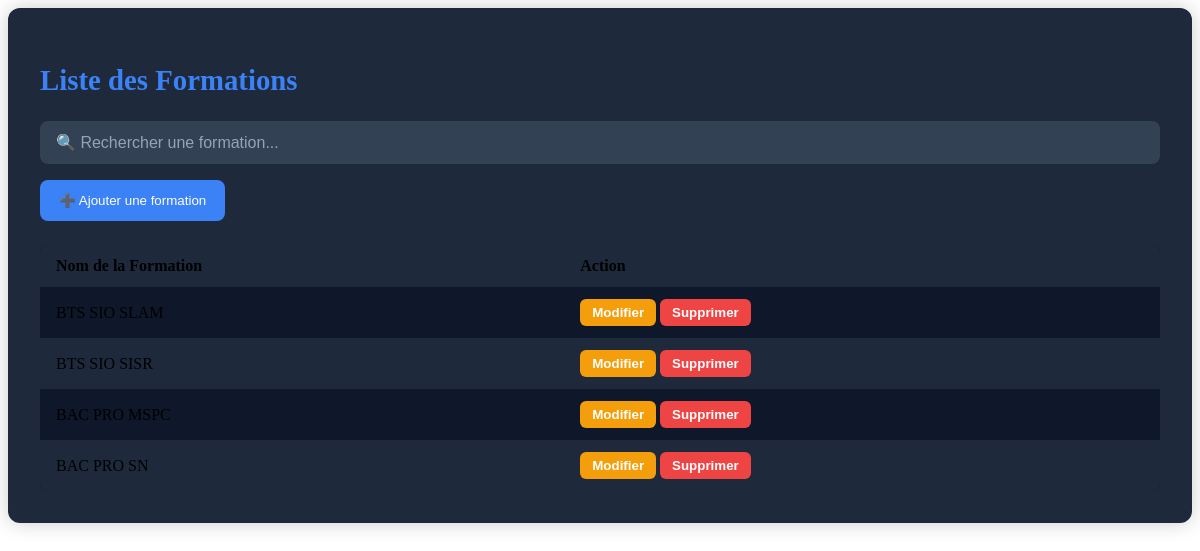
The app's page /vue/page_admin/Formation.php with its own data.
### tables this page shows
CREATE TABLE IF NOT EXISTS `formation` (
  `id_formation` int NOT NULL AUTO_INCREMENT,
  `nom_formation` varchar(255) NOT NULL,
  PRIMARY KEY (`id_formation`)
);

### src/repository/FormationRepository.php (called while the page is built, shortened)
<?php
class FormationRepository
{
    private $bdd;
    public function __construct()
    {
        $this->bdd = new BDD();
    }
    public function listeFormation()
    {
        $sql = 'SELECT * FROM formation';
        $req = $this->bdd->getBdd()->prepare($sql);
        $req->execute();
        return $req->fetchAll(\PDO::FETCH_ASSOC);
    }
}

### src/bdd/BDD.php (called while the page is built)
<?php
class BDD
{
    private $bdd;
    public function __construct()
    {
            $this->bdd = new PDO('mysql:host=localhost;dbname=projetlprs;charset=utf8', 'root', '');
    }
    public function getBDD()
    {
        return $this->bdd;
    }
}

### vue/page_admin/Formation.php (the view, shortened to what this page needs)
<?php
require_once __DIR__ . '/../../src/repository/FormationRepository.php';
require_once __DIR__ . '/../../src/bdd/BDD.php';
$repo = new FormationRepository();
$listeFormation = $repo->listeFormation();
?>
<div class="admin-container">
    <h2>Liste des Formations</h2>
    <input type="text" id="search" class="search-bar" placeholder="🔍 Rechercher une formation..." onkeyup="filter()">
    <button class="btn-ajout" onclick="window.location.href='page_admin/crud/AjoutFormation.php'">
        ➕ Ajouter une formation
    </button>
    <table>
        <thead>
        <tr>
            <th>Nom de la Formation</th>
            <th>Action</th>
        </tr>
        </thead>
        <tbody>
        <?php if (!empty($listeFormation)) : ?>
            <?php foreach ($listeFormation as $formation) : ?>
            <tr>
                <td><?= htmlspecialchars($formation['nom_formation']) ?></td>
                <td>
                    <button class="btn-action btn-modifier" onclick="window.location.href='../vue/page_admin/crud/ModifFormation.php?id=<?= $formation['id_formation'] ?>'">Modifier</button>
                    <button class="btn-action btn-supprimer" onclick="if(confirm('Supprimer cet evenement ?')) window.location.href='../src/traitement/Formation/TraitementSuppressionFormation.php?id=<?= $formation['id_formation'] ?>'">Supprimer</button>
                </td>
            </tr>
            <?php endforeach; ?>
        <?php else: ?>
            <tr><td colspan="10" style="text-align:center; opacity:0.7;">Aucune formation trouvée 😔</td></tr>
        <?php endif; ?>
        </tbody>
    </table>
</div>

### vue/page_admin/Formation.php (style rules this page uses)
.admin-container { background: #1e293b; color: #f1f5f9; padding: 2rem; border-radius: 12px; box-shadow: 0 0 20px rgba(0,0,0,0.2); max-width: 1200px; margin: 0 auto; }
.admin-container h2 { color: #3b82f6; font-size: 1.8rem; margin-bottom: 1.5rem; }
.search-bar { width: 100%; padding: 0.8rem 1rem; margin-bottom: 1rem; border: none; border-radius: 8px; background: #334155; color: white; font-size: 1rem; }
.search-bar::placeholder { color: #94a3b8; }
.btn-ajout { background: #3b82f6; border: none; color: white; padding: 0.8rem 1.2rem; border-radius: 8px; cursor: pointer; margin-bottom: 1.5rem; transition: 0.2s; }
table { width: 100%; border-collapse: collapse; background: #0f172a; border-radius: 8px; overflow: hidden; }
th, td { text-align: left; padding: 12px 16px; }
thead { background: #1e293b; }
tbody tr:nth-child(odd) { background: #0f172a; }
tbody tr:nth-child(even) { background: #1e293b; }
.btn-action { border: none; padding: 6px 12px; border-radius: 6px; cursor: pointer; font-weight: bold; color: white; transition: 0.2s; }
.btn-modifier { background: #f59e0b; }
.btn-supprimer { background: #ef4444; }

### records on screen
formation: nom_formation "BTS SIO SLAM"
formation: nom_formation "BTS SIO SISR"
formation: nom_formation "BAC PRO MSPC"
formation: nom_formation "BAC PRO SN"
